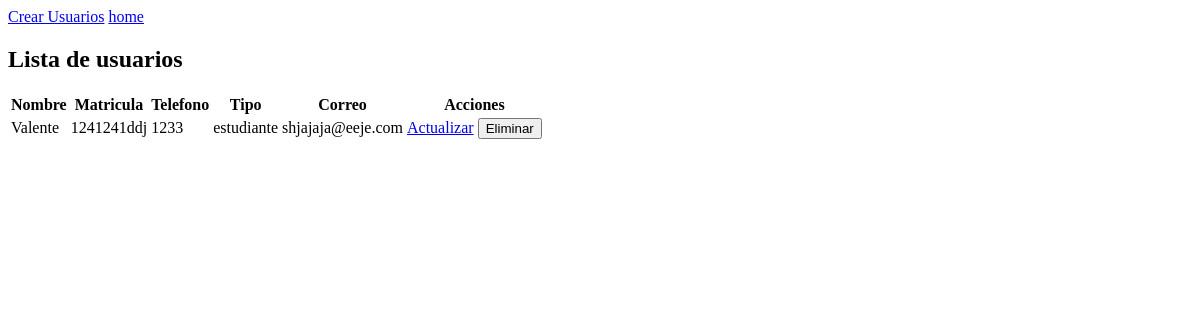
The app's page /usuarios/, older data.
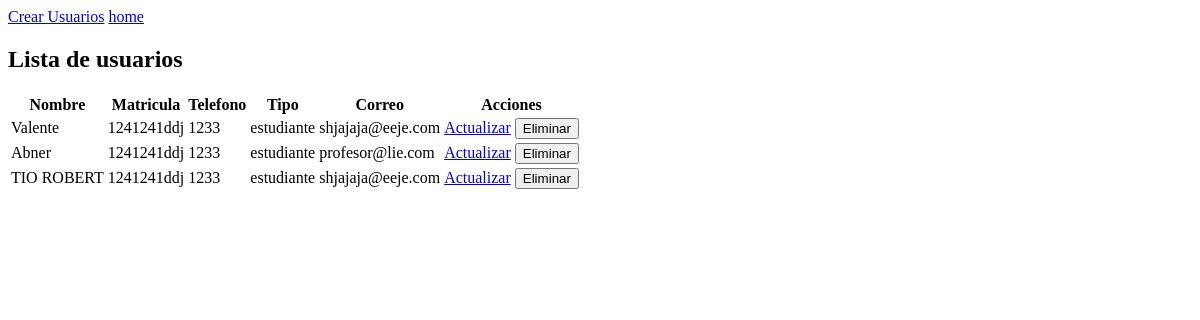
The same page, newer data.
### Proyecto/models.py (models this page shows)
class Usuario(models.Model):
    Nombres = models.CharField(max_length=50)
    aPaterno = models.CharField(max_length=50)
    aMaterno = models.CharField(max_length=50)
    matricula = models.CharField(max_length=50)
    telefono = models.CharField(max_length=50)
    tipoU = models.CharField(max_length=50)
    correoE = models.EmailField(max_length=50)
    contra = models.CharField(max_length=50)
    user = models.ForeignKey(User, on_delete=models.CASCADE, blank=True, null=True)

### Proyecto/views.py (the view)
# urls.py: path('usuarios/',views.Users,name='usuarios'),
def Users(request):
    usuarios = Usuario.objects.all()
    return render(request, 'usuarios.html', {'usuarios': usuarios})

### Proyecto/Templates/usuarios.html (shortened to what this page needs)
<!DOCTYPE html>
<html lang="en">
<head>
</head>
<body>
    <a href="{% url 'create_user' %}" class="btn btn-danger mt-3">Crear Usuarios</a>
    <a href="{% url 'home' %}" class="btn btn-danger mt-3">home</a>
    <div class="container mt-4">
        <h2 class="text-center">Lista de usuarios</h2>
        <div class="table-responsive rounded">
            <table id="tablaHerramientas" class="table table-bordered table-striped">
                <thead class="thead-dark">
                    <tr>
                        <th>Nombre</th>
                        <th>Matricula</th>
                        <th>Telefono</th>
                        <th>Tipo</th>
                        <th>Correo</th>
                        <th>Acciones</th>
                    </tr>
                </thead>
                <tbody>
                    {% for usuario in usuarios %}
                    <tr>
                        <td>{{ usuario.Nombres }}</td>
                        <td>{{ usuario.matricula }}</td>
                        <td>{{ usuario.telefono }}</td>
                        <td>{{ usuario.tipoU }}</td>
                        <td>{{ usuario.correoE }}</td>
                        <td>
                            <a href="{% url 'update_user' usuario.id %}" class="btn btn-primary">Actualizar</a>
                            <form action="{% url 'delete_user' usuario.id %}" method="post" style="display: inline;">
                                <button type="submit" class="btn btn-danger">Eliminar</button>
                            </form>
                        </td>
                    </tr>
                    {% endfor %}
                </tbody>
            </table>
        </div>
    </div>
</body>
</html>

Row changes from the older to the newer data that the page shows:
added Usuario: Nombres "Abner", matricula "1241241ddj", telefono "1233", tipoU "estudiante", correoE "profesor@lie.com"
added Usuario: Nombres "TIO ROBERT", matricula "1241241ddj", telefono "1233", tipoU "estudiante", correoE "shjajaja@eeje.com"
